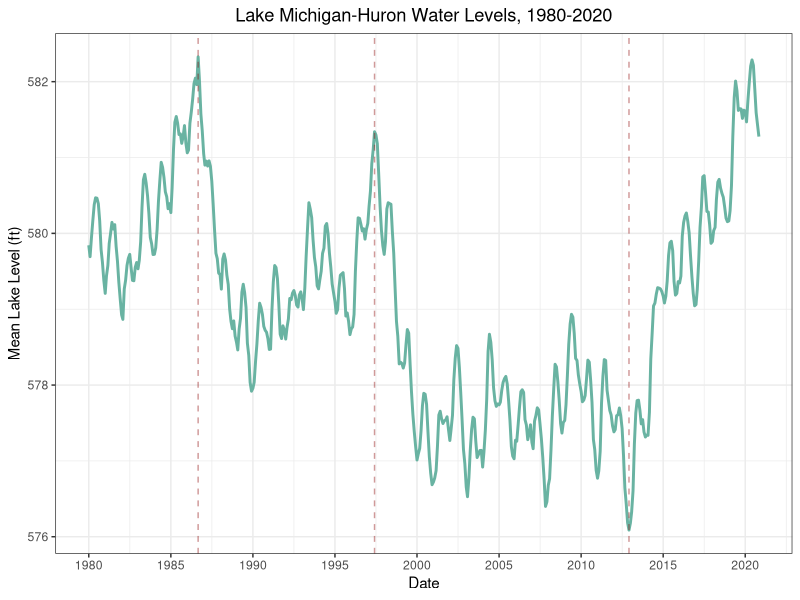
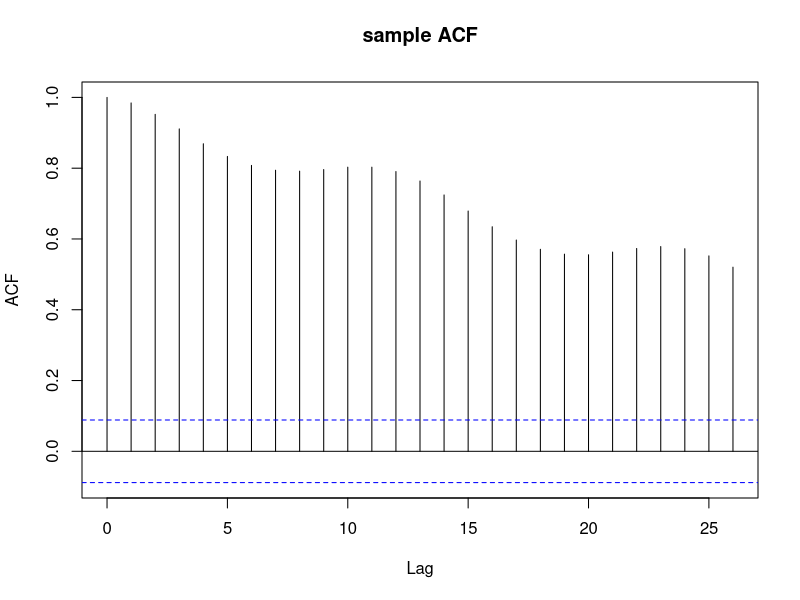
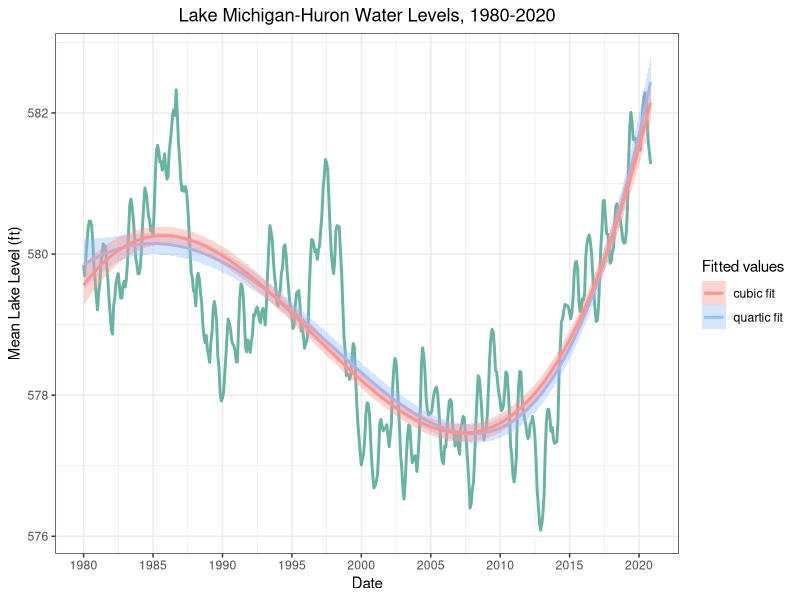
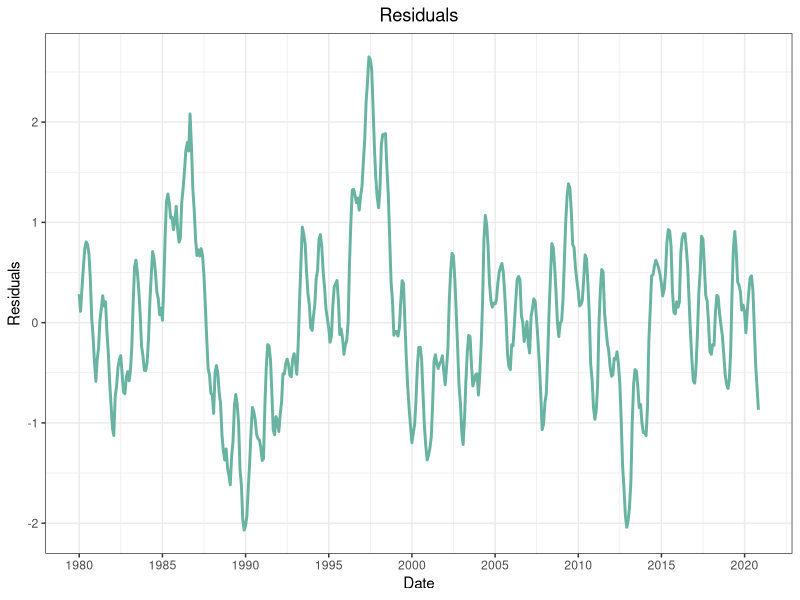
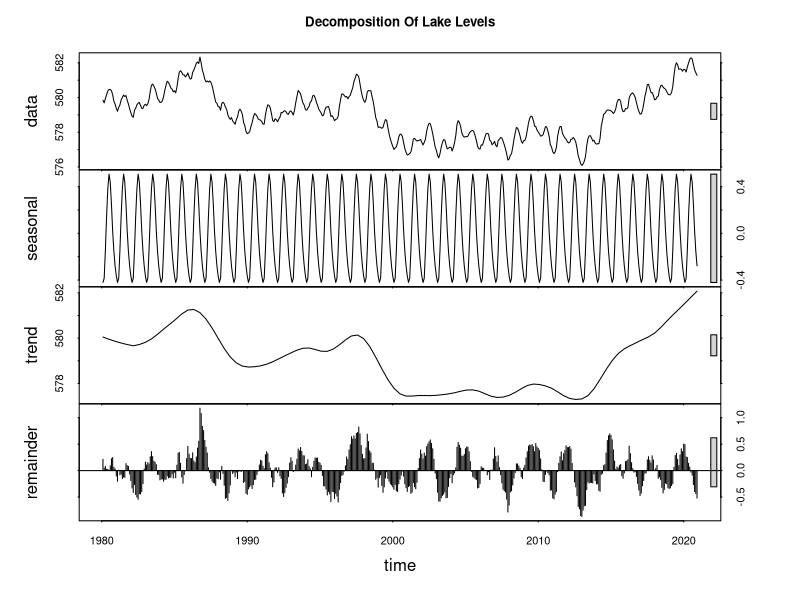
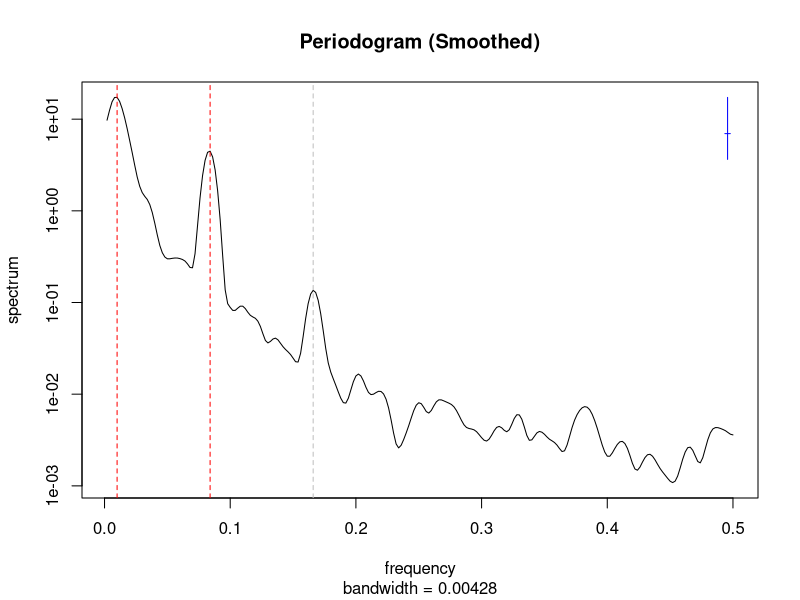

R code for these plots, in order: (Note: a time limit stopped this script after it produced the figures.)
## ---- chunk 1
knitr::opts_chunk$set(
	echo = FALSE,
	warning = FALSE,
	message = FALSE,
	include = TRUE,
	comment='',
	fig.align = "center"
)
## ---- chunk 2
opar = par()
library(tidyverse)

generate_aic_table=function(data, P, Q, D=0, ...){
	table=matrix(NA, (P+1), (Q+1))
	for(p in 0:P) {
		for(q in 0:Q) {
		  model_aic = try(
		    arima(data, order = c(p, D, q), method="ML", ...)$aic, 
		    silent = TRUE
		  )
		  table[p + 1,q + 1] = ifelse(
		    inherits(model_aic, "try-error"), NA, model_aic
		  )
		}
	}
	dimnames(table) = list(paste("AR", 0:P, sep=""), paste("MA", 0:Q, sep=""))
  table
}

format_aic_tables = function(table, ...) {
  min_idx = which(table == min(table, na.rm = TRUE), arr.ind = TRUE)
  table %>% 
    knitr::kable(format='html', digits=2, escape=FALSE, ...)
}

generate_acf_qqplot = function(model) {
  par(mfrow = c(1, 2))
  acf(model$resid, na.action = na.pass, 
      main = "sample ACF")
  qqnorm(as.numeric(model$resid))
  qqline(as.numeric(model$resid))
  par(opar)
}
## ---- chunk 3
## reading in and formatting data
data_huron = read.csv('michigan_huron.csv', colClasses = list(Date = "Date")) %>%
  rename_with(~ str_extract(.x, "([[:alpha:]]+)")) %>% # get rid of `.` in colnames
  select(Date, MSL) %>% 
  filter(Date < as.Date("2021-01-01"))
level = data_huron$MSL
## ---- chunk 4
date_breaks = with(data_huron, seq.Date(from = min(Date), to = max(Date), by = '5 years'))

peak_trough = rbind(
  data_huron %>% filter(Date<as.Date("1990-01-01")) %>% filter(MSL==max(MSL)),
  data_huron %>% filter(Date>as.Date("1990-01-01"), Date<as.Date("2000-01-01")) %>% filter(MSL==max(MSL)),
  data_huron %>% filter(Date>as.Date("2010-01-01")) %>% filter(MSL==min(MSL))
)

data_huron %>%
  ggplot(aes(Date, MSL)) + 
    theme_bw() +
    geom_line(color="#69b3a2", size=1) +
    ylab("Mean Lake Level (ft)") +
    ggtitle('Lake Michigan-Huron Water Levels, 1980-2020') +
    scale_x_date(breaks=date_breaks, date_labels='%Y') +
    geom_vline(data=peak_trough, aes(xintercept=Date), 
               color="darkred", linetype="dashed", alpha=.4) +
    theme(plot.title=element_text(hjust=0.5))
## ---- chunk 5
acf(level, main="sample ACF")
## ---- chunk 6
date_num = seq(from = 1980, length = nrow(data_huron), by = 1/12)

table=matrix(NA, 5, 1)
for(i in 1:5) {
  model_aic = try(
    AIC(lm(level ~ poly(date_num, i))), 
    silent = TRUE
  )
  table[i, 1] = ifelse(
    inherits(model_aic, "try-error"), NA, model_aic
  )
}
dimnames(table) = list(paste("degree ", 1:5, ': ', sep=""))

table %>% 
  knitr::kable(format='html', digits=2, escape=FALSE, caption='<center style=\'color:black\'><strong>AIC values</strong></center>')
## ---- chunk 7
data_huron %>%
  ggplot(aes(Date, MSL)) +
    theme_bw() +
    geom_line(color="#69b3a2", size=1) +
    ggtitle('Lake Michigan-Huron Water Levels, 1980-2020') +
    ylab("Mean Lake Level (ft)") +
    scale_x_date(breaks=date_breaks, date_labels='%Y') +
    geom_smooth(size=1, method="lm", formula=y~poly(x, 4), 
                aes(color="quartic fit", fill="quartic fit")) +
    geom_smooth(size=1, method="lm", formula=y~poly(x, 3), 
                aes(color="cubic fit", fill="cubic fit")) +
    scale_colour_manual(name="Fitted values", values=c("#FC948D", "#96BCFF")) +
    scale_fill_manual(name="Fitted values", values=c("#FC948D", "#96BCFF")) +
    theme(plot.title=element_text(hjust=0.5))
## ---- chunk 8
data_huron %>%
  mutate(Residuals = lm(level ~ poly(date_num, 3))$residuals) %>%
  ggplot(aes(Date, Residuals)) +
    theme_bw() +
    geom_line(size=1, color="#69b3a2") +
    ggtitle('Residuals') +
    scale_x_date(breaks=date_breaks, date_labels='%Y') +
    theme(plot.title=element_text(hjust=0.5))
## ---- chunk 9
stl(ts(level, start = c(1980, 2), frequency=12), s.window = 'periodic', t.window=50) %>% plot(main='Decomposition Of Lake Levels')
## ---- chunk 10
model <- lm(level ~ poly(date_num, 3))
smoothed <- spectrum(model$residuals, spans=c(5, 5, 5), main="Periodogram (Smoothed)")

idx_max <- which.max(smoothed$spec)
idx_max2 <- which.max(smoothed$spec[20:length(smoothed$spec)]) + 19
idx_max3 <- which.max(smoothed$spec[50:length(smoothed$spec)]) + 49

abline(v=smoothed$freq[idx_max], lty=2, col='red')
abline(v=smoothed$freq[idx_max2], lty=2, col='red')
abline(v=smoothed$freq[idx_max3], lty=2, col='gray')

paste0('local maximum 1: ', smoothed$freq[idx_max])
paste0('local maximum 2: ', smoothed$freq[idx_max2])
paste0('local maximum 3: ', smoothed$freq[idx_max3])
## ---- chunk 11
generate_aic_table(
  level, P=5, Q=5, D=0, xreg = poly(date_num, 3),
  seasonal = list(order = c(1, 0, 1), period = 12)
) %>%
  format_aic_tables(caption = '<center style=\'color:black\'><strong>AIC of $\\mathrm{SARMA}(p, q) \\times (1, 1)_{12}$ models, $0 \\leq p, q \\leq 5$</strong></center>')
## ---- chunk 12
m30_11 = arima(level, c(3, 0, 0), xreg = poly(date_num, 3), 
               seasonal = list(order = c(1, 0, 1), period = 12), method='ML')

m20_11 = arima(level, c(2, 0, 0), xreg = poly(date_num, 3), 
               seasonal = list(order = c(1, 0, 1), period = 12), method='ML')
## ---- chunk 13
data_huron %>%
  mutate(Residuals = m30_11$residuals) %>%
  ggplot(aes(Date, Residuals)) +
    ggtitle('Residual Plot') +
    theme_bw() +
    geom_line(size=.5, color="#69b3a2") +
    scale_x_date(breaks=date_breaks, date_labels='%Y') +
    theme(plot.title=element_text(hjust=0.5))
## ---- chunk 14
generate_acf_qqplot(m30_11)
## ---- chunk 15
# unit root test
params30_11 = m30_11$coef
roots = list(
  ar_nonseasonal = polyroot(c(1, -params30_11[grep("^ar", names(params30_11))])),
  ar_seasonal = polyroot(c(1, -params30_11["sar1"])),
  ma_seasonal = polyroot(c(1, params30_11["sma1"]))
)
lapply(roots, abs)
## ---- chunk 16
data_huron %>%
  mutate(Residuals = m20_11$residuals) %>%
  ggplot(aes(Date, Residuals)) +
    ggtitle('Residual Plot') +
    theme_bw() +
    geom_line(size=.5, color="#69b3a2") +
    scale_x_date(breaks=date_breaks, date_labels='%Y') +
    theme(plot.title=element_text(hjust=0.5))
## ---- chunk 17
generate_acf_qqplot(m20_11)
## ---- chunk 18
# unit root test
params20_11 = m20_11$coef
roots = list(
  ar_nonseasonal = polyroot(c(1, -params20_11[grep("^ar", names(params20_11))])),
  ar_seasonal = polyroot(c(1, -params20_11["sar1"])),
  ma_seasonal = polyroot(c(1, params20_11["sma1"]))
)
lapply(roots, abs)
## ---- chunk 19
tibble(
  model="SARMA(3,0) x (1,1)", Term = names(m30_11$coef), 
  est = sprintf("%4.3f (%4.3f)", m30_11$coef, sqrt(diag(m30_11$var.coef)))
) %>%
  rbind(
    tibble(
      model="SARMA(2,0) x (1,1)", Term = names(m20_11$coef), 
      est = sprintf("%4.3f (%4.3f)", m20_11$coef, sqrt(diag(m20_11$var.coef)))
    )
  ) %>%
  pivot_wider(id_cols = Term, names_from = model, values_from = est, values_fill = list(est = "")) %>%
  mutate(Term = ifelse(Term %in% c("1", "2", "3"), sprintf("$\\mathrm{t}^%s$", Term), Term)) %>%
  knitr::kable(
    format = "html", escape = TRUE, align = "lcc", 
    caption = "<center style=\'color:black\'><strong>Coefficient Estimates (S.E.)</strong></style>"
  )
## ---- chunk 20
data_huron %>%
  mutate(fit = MSL + m30_11$residuals) %>%
  ggplot() + 
    theme_bw() +
    geom_line(aes(Date, MSL, color="Original data"), size=1, alpha=0.5) +
    geom_line(aes(Date, fit, color="Fitted values"), lty=2, size=0.7) +
    ylab("Mean Lake Level (ft)") +
    ggtitle('Lake Michigan-Huron Water Levels, 1980-2020') +
    scale_x_date(breaks=date_breaks, date_labels='%Y') +
    scale_color_manual(name="", values=c("Original data"="#69b3a2", "Fitted values"="purple")) +
    theme(plot.title=element_text(hjust=0.5))
## ---- chunk 21
data_erie = read.csv("erie.csv", colClasses = list(Date = "Date")) %>%
  rename_with(~ str_extract(.x, "([[:alpha:]]+)")) %>% # get rid of `.` in colnames
  select(c("Date", "MSL")) %>% 
  filter(Date < as.Date("2021-01-01"))
## ---- chunk 22
peak_trough = rbind(
  data_erie %>% filter(Date<as.Date("1990-01-01")) %>% filter(MSL==max(MSL)),
  data_erie %>% filter(Date>as.Date("1990-01-01"), Date<as.Date("2000-01-01")) %>% filter(MSL==max(MSL)),
  data_erie %>% filter(Date>as.Date("2010-01-01")) %>% filter(MSL==min(MSL))
)

data_erie %>%
  ggplot(aes(Date, MSL)) + 
    theme_bw() +
    geom_line(color="#69b3a2", size=1) +
    ylab("Mean Lake Level (ft)") +
    ggtitle("Lake Erie Water Levels, 1980-2020") +
    scale_x_date(breaks=date_breaks, date_labels='%Y') +
    geom_vline(data=peak_trough, aes(xintercept=Date), 
               color="darkred", linetype="dashed", alpha=.4) +
    theme(plot.title=element_text(hjust=0.5))
## ---- chunk 23
ggplot() + 
  theme_bw() +
  geom_line(data=data_erie, 
            aes(Date, MSL-mean(MSL, na.rm=T), alpha="Erie"), 
            color="#69b3a2", size=1) +
  geom_line(data=data_huron, 
            aes(Date, MSL-mean(MSL, na.rm=T), alpha="Michigan-Huron"),
            color="#69b3a2", size=1) +
  ylab("Centered Mean Lake Level (ft)") +
  ggtitle("Centered Water Levels of Lake Erie and Lake Michigan-Huron") +
  scale_x_date(breaks=date_breaks, date_labels='%Y') +
  scale_alpha_manual(name="Lake", values = c("Michigan-Huron" = 0.4, "Erie" = 1)) +
  theme(legend.position="bottom", legend.margin=margin(-10),
        plot.title=element_text(hjust=0.5))
## ---- chunk 24
ccf(data_huron$MSL, data_erie$MSL, main="sample CCF")
## ---- chunk 25
s <- spectrum(cbind(data_huron$MSL,data_erie$MSL), spans=c(15,15,15), plot=F)
plot(s, plot.type="phase", main="Phase Plot of Erie-Michigan Coherency")
abline(h=0, col='red', lty=2)
